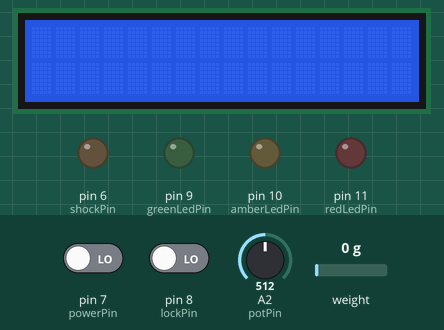
Bench run of a sketch on a simulated Arduino Uno, built with avr-gcc and run on an emulated ATmega328P. On the bench: 16×2 character LCD, output pins drawn as LEDs (lit = HIGH). Dashed ring = blinking. The test bench sets the inputs (shaded band); at power-on: pin 7 (powerPin) LOW, pin 8 (lockPin) LOW, A2 (potPin) = 512, weight on the scale 0 g.

Above: at 1.3 s.
1.4 s: pin 7 (powerPin) driven HIGH
At 3.7 s:
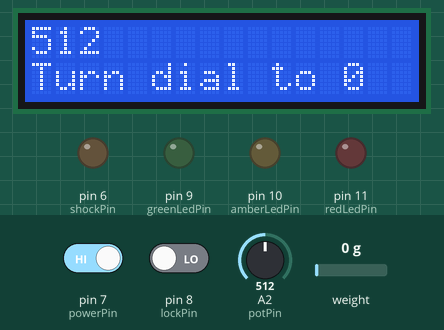
4.3 s: pin 8 (lockPin) driven HIGH
At 4.53 s:
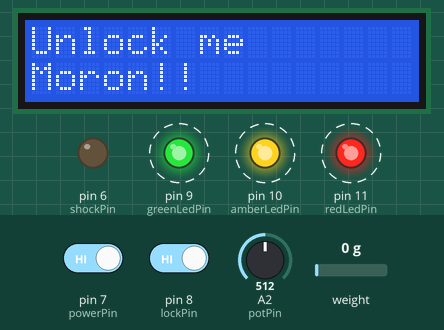
6.5 s: pin 7 (powerPin) driven LOW
At 8.5 s:
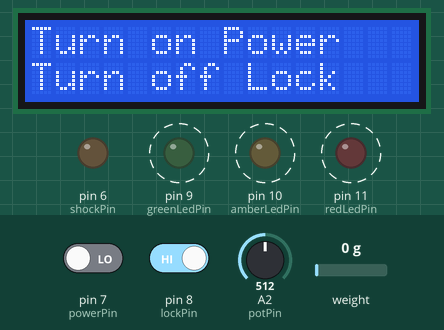
8.6 s: pin 8 (lockPin) driven LOW
At 9.7 s:
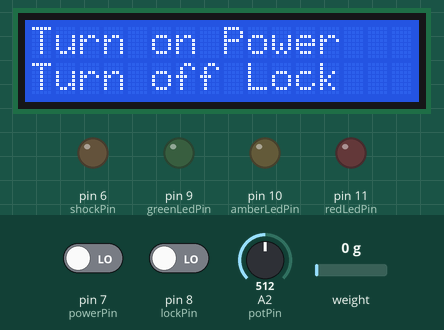
10.1 s: pin 7 (powerPin) driven HIGH
At 12.7 s:
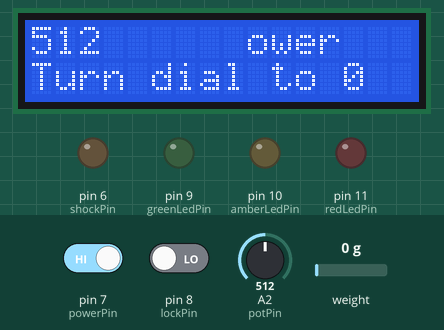
13.0 s: A2 (potPin) set to 981
At 13.8 s:
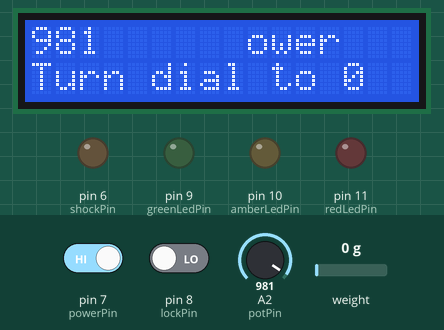
14.6 s: A2 (potPin) set to 1009
Timing chart, 0 to 17.2 s (numbered marks = the images above; inputs shaded):
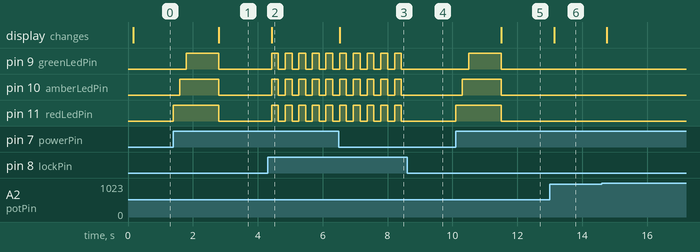

The sketch:

sketch_sep16a.ino
```cpp
#include "HX711.h"

#include <LiquidCrystal.h>

// initialize the library with the numbers of the interface pins
LiquidCrystal lcd(13, 12, 5, 4, 3, 2);

// HX711.DOUT  - pin #A1
// HX711.PD_SCK - pin #A0

HX711 scale(A1, A0);    // parameter "gain" is ommited; the default value 128 is used by the library

int potPin = 2;

int redLedPin = 11;
int amberLedPin = 10;
int greenLedPin = 9;
int shockPin = 6;

unsigned long flashPreviousMillis = 0; //blink without delay timer for flashing function
const long flashInterval = 200;
int flashLEDState = LOW;

int LEDStart = 0; //used to see if the LEDStart func has alread ran

int powerPin = 7;   // pushbutton connected to digital pin 7
int powerVal = 0;     // variable to store the read value

int lockPin = 8;   // pushbutton connected to digital pin 7
int lockVal = 0;     // variable to store the read value

long int scaleActual = 0;
long int scaleGoal = 0;
long int scaleCal = 0;
long int scaleZero = 0;

int potVal = 0;       // variable to store the value coming from the sensor
int potZero = 0;     //varible to check if POT has been zero'd
int lockedPotVal = 1025;


void setup() {

pinMode(redLedPin, OUTPUT);
pinMode(amberLedPin, OUTPUT);
pinMode(greenLedPin, OUTPUT);
pinMode(shockPin, OUTPUT);

digitalWrite (shockPin, LOW);


scaleZero = scale.read();

lcd.begin(16, 2);

}

void loop() {

  lockVal = digitalRead(lockPin);
  powerVal = digitalRead(powerPin);

  if (potZero == 0){
    if (powerVal == 1){
       if (lockVal == 1){
         LEDBlink_func();
         LEDStart = 0;
         lcd.clear();
         lcd.setCursor(0, 0);
         lcd.print ("Unlock me");
         lcd.setCursor(0, 1);
         lcd.print ("Moron!!");
         delay(100);
         }
       if (lockVal == 0){
         potVal_func();
         LEDStart_func();
       //  lcd.clear();
         lcd.setCursor(0, 0);
         lcd.print (potVal);
         lcd.print ("      ");     //White space test so I don't have to include lcd clear. helps with flicker issues
         lcd.setCursor(0, 1);
         lcd.print ("Turn dial to 0");
         delay(200);
         potZero_func();
         }
    }
     if (powerVal == 0) {
       if (lockVal == 1) {
        LEDBlink_func();
        lcd.clear();
        lcd.setCursor(0, 0);
        lcd.print ("Turn on Power");
        lcd.setCursor(0, 1);
        lcd.print ("Turn off Lock");
        delay(100);
      }
    }
  }

  if (potZero == 1) {
    if (lockVal == 0) {
       potVal_func();
         if ((lockedPotVal + 10) < potVal) {
           potZero = 0;
           lockedPotVal = 1025;
           LEDStart = 0;
           } else {
           lockedPotVal = 1025;
           loadRead_func();
           loadCompare_func();
           lcd.clear();
           lcd.setCursor(0, 0);
           lcd.print (potVal);
           lcd.setCursor(0, 1);
           lcd.print (scaleCal);
           delay(100);
           }
    }
   if (lockVal == 1) {
      loadRead_func();
      loadCompare_func();
      lcd.clear();
      lcd.setCursor(0, 0);
      lcd.print (potVal);
      lcd.setCursor(0, 1);
      lcd.print (scaleCal);
      lockedPotVal = potVal;
      delay(100);
    }
  }
}


void test_func()
{

       Serial.print(lockVal);
       Serial.print(powerVal);

       Serial.print("\t\tPOT Zero - \t\t");
Serial.print(potZero);

Serial.print("\t\t scale Actual \t\t");
Serial.print(scaleActual);

Serial.print("\t\t scale Cal \t\t");
Serial.print(scaleCal);


  Serial.print ("\t\t Scale Goal - ");
  Serial.println(scaleGoal);

               lcd.clear();
             lcd.setCursor(0, 0);
             lcd.print (potVal);
             lcd.setCursor(0, 1);
             lcd.print (scaleCal);
             delay(100);

  delay(10);

}

void LEDBlink_func() {

  unsigned long flashCurrentMillis = millis();

  if (flashCurrentMillis - flashPreviousMillis >= flashInterval) {
    flashPreviousMillis = flashCurrentMillis;

    if (flashLEDState == LOW) {
      flashLEDState = HIGH;
    } else {
      flashLEDState = LOW;
    }

    digitalWrite (redLedPin,flashLEDState);
    digitalWrite (amberLedPin,flashLEDState);
    digitalWrite (greenLedPin,flashLEDState);

  }
}

void LEDStart_func() {
  if (LEDStart == 0) {
    digitalWrite (redLedPin,LOW);
    digitalWrite (amberLedPin,LOW);
    digitalWrite (greenLedPin,LOW);
    digitalWrite (redLedPin,HIGH);
    delay(200);
    digitalWrite (amberLedPin,HIGH);
    delay(200);
    digitalWrite (greenLedPin,HIGH);
    delay(1000);
    digitalWrite (redLedPin,LOW);
    digitalWrite (amberLedPin,LOW);
    digitalWrite (greenLedPin,LOW);
    LEDStart = 1;
  }
}


void loadRead_func() {
       scaleActual = scale.read();
       scaleCal = (scaleActual - scaleZero)/1000;
}

void potVal_func() {
    potVal = analogRead(potPin);
}

void potZero_func() {
  if (potVal ==0) {
    potZero = 1;
  }
}

void loadCompare_func() {
  if (scaleCal < potVal) {
    digitalWrite (redLedPin,HIGH);
    digitalWrite (amberLedPin,LOW);
    digitalWrite (greenLedPin,LOW);
    digitalWrite (shockPin, HIGH);
  } else if ((scaleCal >= potVal) && (scaleCal < (potVal + 50))) {
    digitalWrite (redLedPin,LOW);
    digitalWrite (amberLedPin,HIGH);
    digitalWrite (greenLedPin,LOW);
    digitalWrite (shockPin, LOW);
  } else if (scaleCal >= potVal) {
    digitalWrite (redLedPin,LOW);
    digitalWrite (amberLedPin,LOW);
    digitalWrite (greenLedPin,HIGH);
    digitalWrite (shockPin, LOW);
  }
}
```

Measured:
- after the input at 1.4 s, pin 9 (greenLedPin): LOW → HIGH after 0.40 s, → LOW 1.0 s later; pin 10 (amberLedPin): LOW → HIGH after 0.20 s, → LOW 1.2 s later; pin 11 (redLedPin): LOW → HIGH at once, → LOW 1.4 s later; the display: changes after 1.4 s (image 1)
- after the input at 4.3 s, pin 9 (greenLedPin), pin 10 (amberLedPin), pin 11 (redLedPin): alternates HIGH for 0.21 s and LOW for 0.21 s, starting after 0.13 s; the display: changes after 0.13 s (image 2)
- after the input at 6.5 s, the display: changes at once (image 3)
- after the input at 8.6 s, pin 9 (greenLedPin), pin 10 (amberLedPin), pin 11 (redLedPin): stops changing and stays LOW
- after the input at 10.1 s, pin 9 (greenLedPin): LOW → HIGH after 0.40 s, → LOW 1.0 s later; pin 10 (amberLedPin): LOW → HIGH after 0.20 s, → LOW 1.2 s later; pin 11 (redLedPin): LOW → HIGH at once, → LOW 1.4 s later; the display: changes after 1.4 s (image 5)
- after the input at 13.0 s, the display: changes after 0.13 s (image 6)
